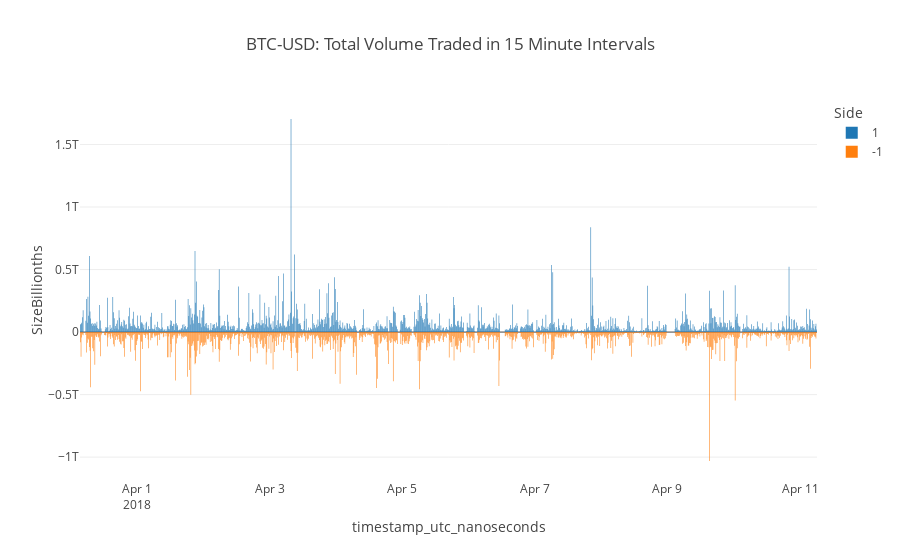

This figure's notebook cell:
### Code cell
df_15min = df.groupby("Side").resample("15min").sum()[["SizeBillionths"]]
df_15min = df_15min.reset_index()
df_15min.SizeBillionths = df_15min.SizeBillionths * df_15min.Side
df_15min = df_15min.sort_values(["Side", "timestamp_utc_nanoseconds"], ascending=[False, True])
df_15min.name = df.name
fig = df_15min.plot(
    x="timestamp_utc_nanoseconds",
    y="SizeBillionths", kind="bar",
    title=f"{df_15min.name}: Total Volume Traded in 15 Minute Intervals",
    color=df_15min.Side.astype(str), labels={"color": "Side"}
)
fig.show()

### Figure 1 — Plotly figure (JSON) as saved in the notebook; plotly's stock layout.template omitted (floating-point values rounded to 4 significant figures; data arrays with more than 128 entries replaced by an {"elided": "..."} marker saying what was removed)
{"data": [{"alignmentgroup": "True", "hovertemplate": "Side=1<br>timestamp_utc_nanoseconds=%{x}<br>SizeBillionths=%{y}<extra></extra>", "legendgroup": "1", "marker": {"color": "#1F77B4"}, "name": "1", "offsetgroup": "1", "orientation": "v", "showlegend": true, "textposition": "auto", "type": "bar", "x": {"elided": "1067 str values"}, "xaxis": "x", "y": {"elided": "1067 int values"}, "yaxis": "y"}, {"alignmentgroup": "True", "hovertemplate": "Side=-1<br>timestamp_utc_nanoseconds=%{x}<br>SizeBillionths=%{y}<extra></extra>", "legendgroup": "-1", "marker": {"color": "#FF7F0E"}, "name": "-1", "offsetgroup": "-1", "orientation": "v", "showlegend": true, "textposition": "auto", "type": "bar", "x": {"elided": "1067 str values"}, "xaxis": "x", "y": {"elided": "1067 int values"}, "yaxis": "y"}], "layout": {"barmode": "relative", "legend": {"title": {"text": "Side"}, "tracegroupgap": 0}, "title": {"text": "BTC-USD: Total Volume Traded in 15 Minute Intervals"}, "xaxis": {"anchor": "y", "domain": [0, 1], "title": {"text": "timestamp_utc_nanoseconds"}}, "yaxis": {"anchor": "x", "domain": [0, 1], "title": {"text": "SizeBillionths"}}}}
